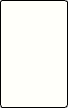
<?xml version="1.0" encoding="UTF-8"?>
<ui version="4.0">
 <class>Widget_CardLbl</class>
 <widget class="QWidget" name="Widget_CardLbl">
  <property name="geometry">
   <rect>
    <x>0</x>
    <y>0</y>
    <width>68</width>
    <height>108</height>
   </rect>
  </property>
  <property name="windowTitle">
   <string>Form</string>
  </property>
  <layout class="QHBoxLayout" name="horizontalLayout">
   <property name="spacing">
    <number>0</number>
   </property>
   <property name="leftMargin">
    <number>0</number>
   </property>
   <property name="topMargin">
    <number>0</number>
   </property>
   <property name="rightMargin">
    <number>0</number>
   </property>
   <property name="bottomMargin">
    <number>0</number>
   </property>
   <item>
    <widget class="QWidget" name="Widget_Main" native="true">
     <property name="styleSheet">
      <string notr="true">QWidget#Widget_Main{
	border: 1px solid balck;
	border-radius: 3px;
	background-color: rgb(255, 255, 250);
}

QLabel{	
	font: 18pt;
}</string>
     </property>
     <widget class="QLabel" name="lbl_rank">
      <property name="geometry">
       <rect>
        <x>3</x>
        <y>10</y>
        <width>24</width>
        <height>91</height>
       </rect>
      </property>
      <property name="alignment">
       <set>Qt::AlignHCenter|Qt::AlignTop</set>
      </property>
     </widget>
     <widget class="QLabel" name="lbl_suit">
      <property name="geometry">
       <rect>
        <x>7</x>
        <y>40</y>
        <width>16</width>
        <height>16</height>
       </rect>
      </property>
      <property name="text">
       <string/>
      </property>
      <property name="scaledContents">
       <bool>true</bool>
      </property>
     </widget>
     <widget class="QLabel" name="lbl_suit_big">
      <property name="geometry">
       <rect>
        <x>20</x>
        <y>50</y>
        <width>41</width>
        <height>41</height>
       </rect>
      </property>
      <property name="text">
       <string/>
      </property>
      <property name="scaledContents">
       <bool>true</bool>
      </property>
     </widget>
    </widget>
   </item>
  </layout>
 </widget>
 <resources/>
 <connections/>
</ui>
